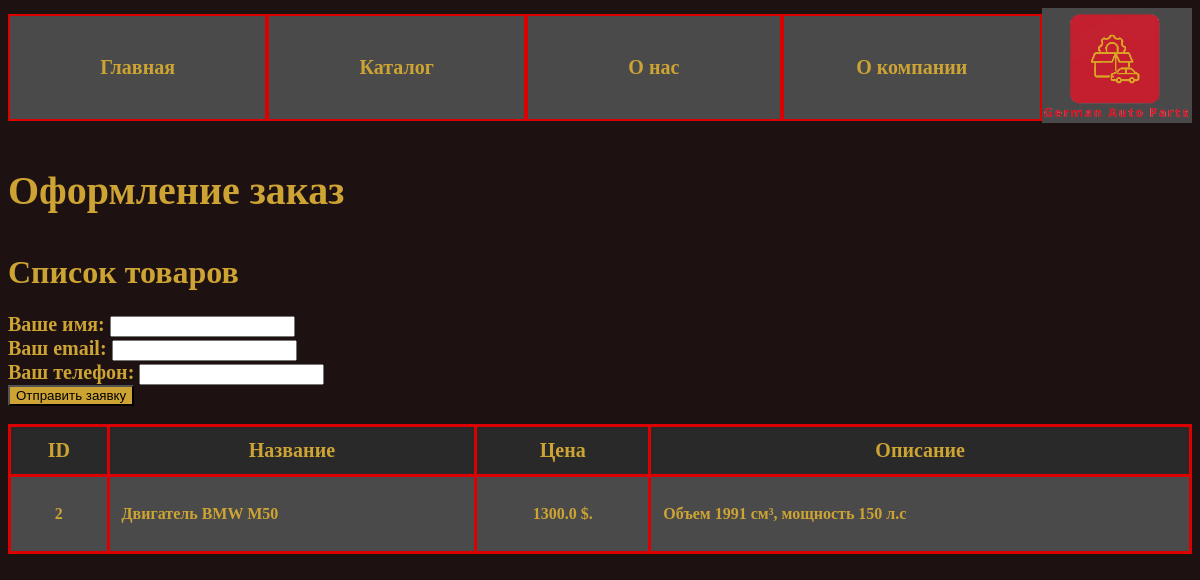
/Order/2, run on the app's committed database.
### tables this page shows
CREATE TABLE products (
            id INTEGER PRIMARY KEY AUTOINCREMENT,
            name TEXT NOT NULL,
            price REAL NOT NULL,
            description TEXT
        );

### app.py (the view, shortened to what this page needs)
@app.route("/Order/<id>", methods=['post', 'get'])
def order(id):
    conn = get_db_connection()
    products = conn.execute('SELECT * FROM products where id = ' + id).fetchall()
    conn.close()
    return render_template("order.html", products=products)

### models.py (called while the page is built)
def get_db_connection():
    conn = sqlite3.connect('database.db')
    conn.row_factory = sqlite3.Row
    return conn

### templates/order.html (shortened to what this page needs)
{% extends 'base.html' %}
{% block content %}
    <p style="font-size: 40px; font-weight: bold; color: #CDA434">Оформление заказ</p>
    <h1 style = "color:#CDA434">Список товаров</h1>
    <div class="products-container">
        <table class="products-table">
            <thead>
                <tr>
                    <th style = "font-size: 20px;text-align: center">ID</th>
                    <th style = "font-size: 20px;text-align: center">Название</th>
                    <th style = "font-size: 20px;text-align: center">Цена</th>
                    <th style = "font-size: 20px;text-align: center">Описание</th>
                </tr>
            </thead>
            <tbody>
                {% for product in products %}
                <tr>
                    <td><p style = "text-align: center">{{ product['id'] }}</td></p>
                    <td>{{ product['name'] }}</td>
                    <td><p style = "text-align: center">{{ product['price'] }} $.</td></p>
                    <td>{{ product['description'] }}</td>
                </tr>
                <form action="" method="post" class="form-example">
                <div class="form-example">
                    <label for="name" style = "color:#CDA434; font-weight: bold; font-size: 20px">Ваше имя: </label>
                    <input type="text" name="name" id="name" required />
                </div>
                <div class="form-example">
                    <label for="email" style = "color:#CDA434; font-weight: bold; font-size: 20px">Ваш email: </label>
                    <input type="email" name="email" id="email" required />
                </div>
                <div class="form-example">
                    <label for="number" style = "color:#CDA434; font-weight: bold; font-size: 20px">Ваш телефон: </label>
                    <input type="number" name="number" id="number" required />
                </div>
                <div class="form-example">
                    <input type="submit" style = "background-color: #CDA434;" value="Отправить заявку" />
                </div>
                </form>
                <br>
                {% endfor %}
            </tbody>
        </table>
    </div>
{% endblock %}

### templates/base.html (style rules this page uses)
body { background: rgb(29, 17, 17); }

### templates/order.html (style rules this page uses)
.products-container { margin: 0; padding: 0; font-family: initial; font-size: initial; }
.products-table { width: 100%; border-collapse: collapse; margin: 0; font-family: inherit; font-size: inherit; color: #CDA434; font-weight: bold; }
.products-table th, .products-table td { border: 3px solid #DD0000; padding: 12px; text-align: left; font-family: inherit; font-size: inherit; font-weight: bold; }
.products-table th { background-color: #292929; color: #CDA434; font-family: inherit; font-size: inherit; }
.products-table tr:nth-child(odd) { background-color: #4A4A4A; font-family: inherit; font-size: inherit; }

### data on the page
products: id "2", name "Двигатель BMW M50", price "1300.0", description "Объем 1991 см³, мощность 150 л.с"
